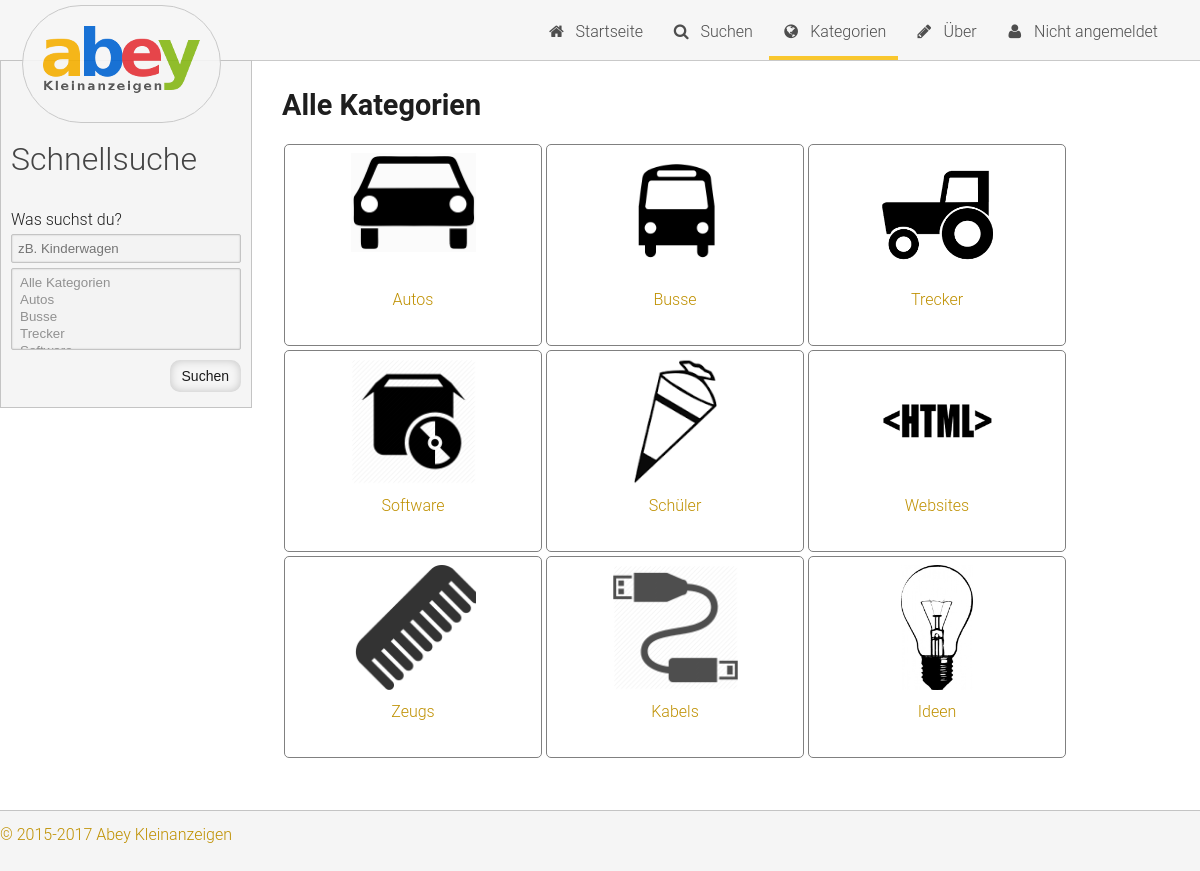
/categories.php, run on the app's committed database.
### tables this page shows
CREATE TABLE IF NOT EXISTS `Categories` (
  `id` bigint(20) NOT NULL,
  `name` varchar(50) DEFAULT NULL
);

### sys/functions/fetchers.php (called while the page is built, shortened)
<?php
function fetch_categories(){
	$mysqli = new mysqli(DB_HOST, DB_USER, DB_PASS, DB_DB);
	$mysqli -> set_charset("UTF8");
	$query = "SELECT * FROM Categories";
	$cats = array();
	if($result = $mysqli -> query($query)){
		while($row = $result -> fetch_object()){
			$cats[] = array('id' => $row -> id, 'name' => $row -> name);
		}
		return $cats;
	}
	else {
		return false;
	}
}
?>

### categories.php (the view, shortened to what this page needs)
<?php
require_once ('sys/functions/general.php');
require_once ('sys/functions/fetchers.php');
returnHeader("Alle Kategorien");
?>
<h1>Alle Kategorien</h1>
<ul class='catlist'>
	<?php
	$cats = fetch_categories();
	foreach($cats as $this_cat){
		?>
			<li>
				<a href='search.php?search&cats=["<?php echo $this_cat['id'] ?>"]'>
				<div class="cat_img"><img src="sys/img/categories/<?php echo $this_cat['id'] ?>.png"></div>
				<div class="cat_text"><?php echo $this_cat['name'] ?></div>
				</a>
			</li>
		<?php
		}
		?>
</ul>

### sys/css/style.css (style rules this page uses)
body { margin: 0px; background-color: #fff; line-height: 20px; color: #1e1e1e; font-family: "Roboto",sans-serif; font-size: 16px; font-weight: 300; line-height: 28px; }
h1, h2, h3, h4, h5 { line-height: 1.1; }
h1 { margin: 0px 0px 20px 0px; font-size: 1.8em; }
a { color: #bf9000; text-decoration: none; }
ul { margin: 0; padding: 0; }
li { margin: 0; padding: 0; list-style: none; }
ul.catlist li { margin: 2px; float: left; width: 256px; height: 200px; border: 1px solid grey; border-radius: 5px; }
.cat_img { margin: 8px auto; width: 125px; height: 125px; text-align: center; }
.cat_img img { max-height: 100%; max-width: 100%; }
.cat_text { text-align: center; }

### data on the page
categories: $this_cat['id'] 1 (drawn), shows a picture, name "Autos"
categories: $this_cat['id'] 2 (drawn), shows a picture, name "Busse"
categories: $this_cat['id'] 3 (drawn), shows a picture, name "Trecker"
categories: $this_cat['id'] 4 (drawn), shows a picture, name "Software"
categories: shows a picture, name "Schüler"
categories: shows a picture, name "Websites"
categories: shows a picture, name "Zeugs"
categories: shows a picture, name "Kabels"
categories: shows a picture, name "Ideen"
